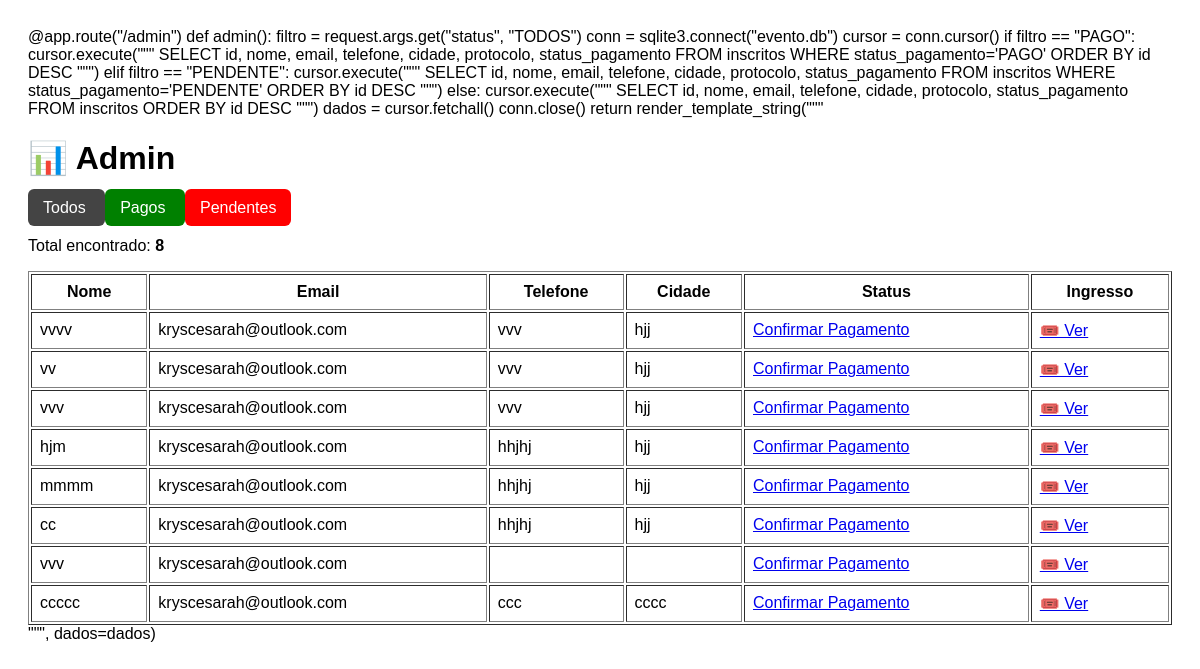
The page /admin on the database as committed earlier.
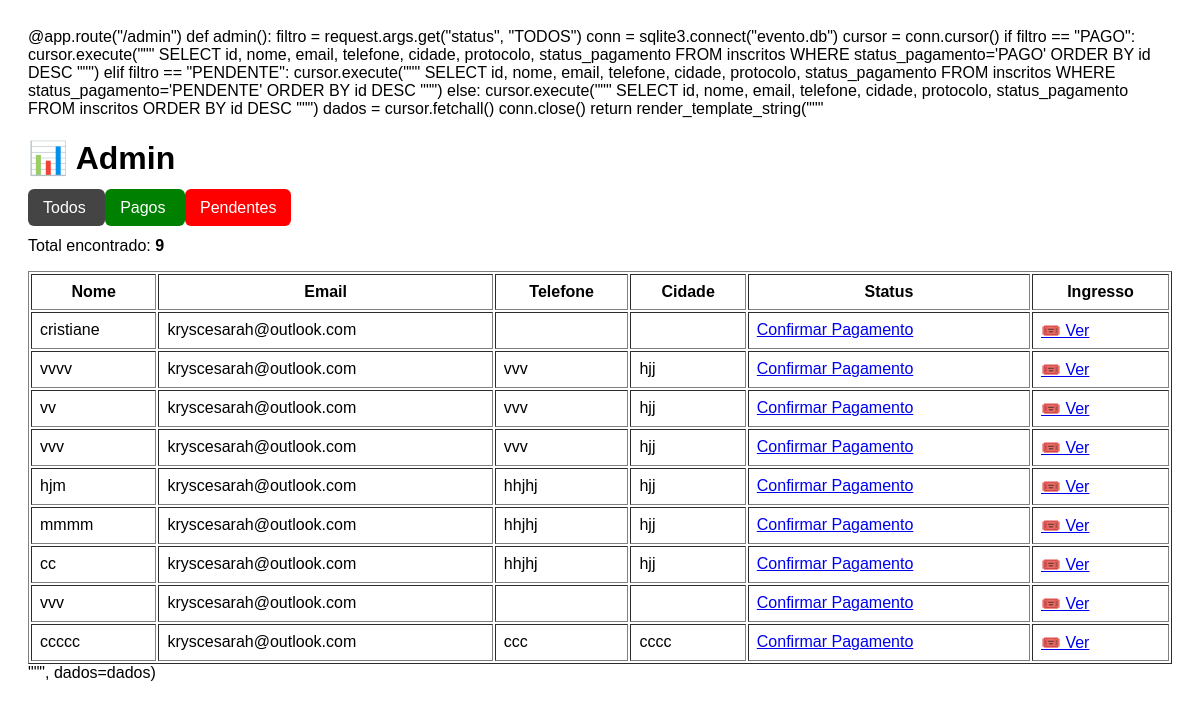
The same page on the database as committed later.
### tables this page shows
CREATE TABLE inscritos (
            id INTEGER PRIMARY KEY AUTOINCREMENT,
            nome TEXT NOT NULL,
            email TEXT NOT NULL,
            telefone TEXT,
            igreja TEXT,
            cidade TEXT,
            observacoes TEXT,
            protocolo TEXT,
            status_pagamento TEXT,
            data_inscricao TEXT
        );

### app.py (the view)
@app.route("/admin")
def admin():
    conn = sqlite3.connect("evento.db")
    cursor = conn.cursor()
    cursor.execute("""
        SELECT
            id,
            nome,
            email,
            telefone,
            cidade,
            protocolo,
            status_pagamento
        FROM inscritos
        ORDER BY id DESC
    """)
    dados = cursor.fetchall()
    conn.close()
    return render_template(
        "admin.html",
        dados=dados
    )

### templates/admin.html (shortened to what this page needs)
    <html>
    <body style="font-family:Arial;padding:20px;">
    <h1>📊 Admin</h1>
    <div style="margin-bottom:20px;">
        <a href="/admin"
           style="padding:10px 15px;background:#444;color:white;text-decoration:none;border-radius:6px;">
           Todos
        </a>
        <a href="/admin?status=PAGO"
           style="padding:10px 15px;background:green;color:white;text-decoration:none;border-radius:6px;">
           Pagos
        </a>
        <a href="/admin?status=PENDENTE"
           style="padding:10px 15px;background:red;color:white;text-decoration:none;border-radius:6px;">
           Pendentes
        </a>
    </div>
    <p>
        Total encontrado:
        <strong>{{ dados|length }}</strong>
    </p>
    <table border="1" width="100%" cellpadding="8">
        <tr>
            <th>Nome</th>
            <th>Email</th>
            <th>Telefone</th>
            <th>Cidade</th>
            <th>Status</th>
            <th>Ingresso</th>
        </tr>
        {% for p in dados %}
        <tr>
            <td>{{ p[1] }}</td>
            <td>{{ p[2] }}</td>
            <td>{{ p[3] }}</td>
            <td>{{ p[4] }}</td>
            <td>
            {% if p[6] == "PAGO" %}
                ✅ PAGO
            {% else %}
                <a href="/pagar/{{ p[5] }}">
                    Confirmar Pagamento
                </a>
            {% endif %}
            </td>
            <td>
                <a href="/ingresso/{{ p[5] }}">
                    🎟️ Ver
                </a>
            </td>
        </tr>
        {% endfor %}
    </table>
    </body>
    </html>

Rows that differ between the two databases and show on the page:
added inscritos: nome "cristiane", email "kryscesarah@outlook.com"
Other text that changed with them:
{{ dados|length }}: "8" → "9"
